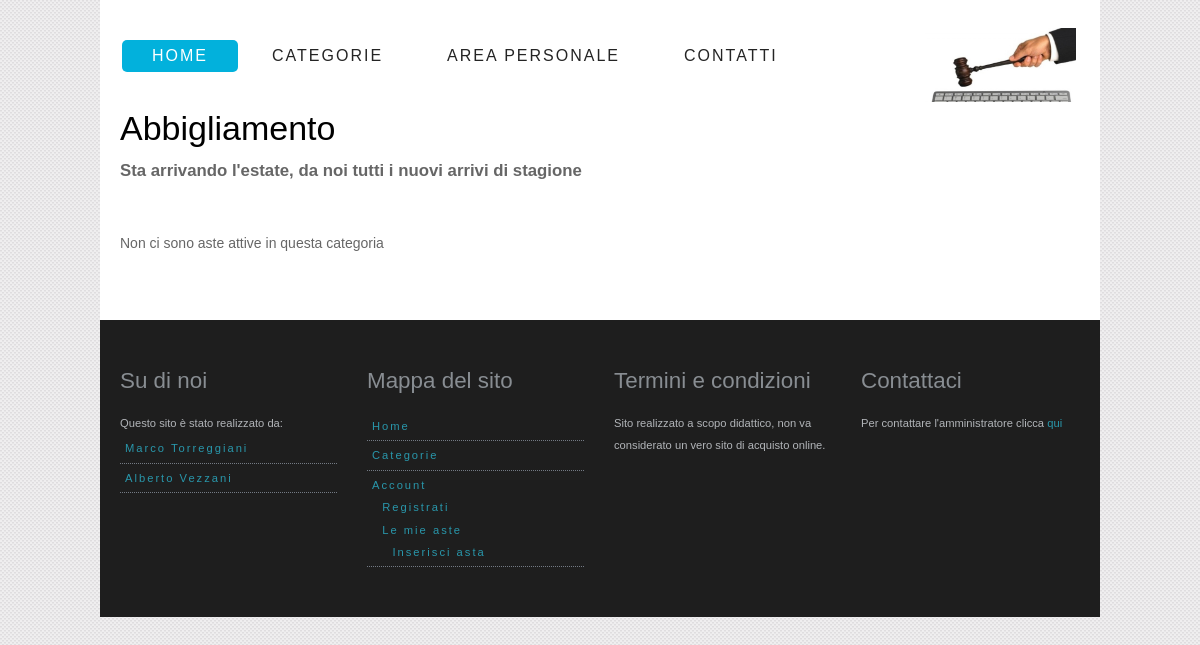
The page /categorie/5 on the database its author committed.
### AsteOnLine/models.py (models this page shows, shortened)
class Categoria (models.Model):
    nome = models.CharField(max_length=20, unique=True)
    foto = models.ImageField(upload_to=get_catName, default=settings.NO_MEDIA)
    descrizione = models.TextField(max_length=300)
    class Meta:
        verbose_name_plural = 'Categorie'

### AsteOnLine/views.py (the view)
# urls.py: url(r'^categorie/(?P<id_categoria>[0-9]+)$', views.dettaglio_categoria, name ='dettagliocategoria'),
def dettaglio_categoria(request,id_categoria):
    aste=Asta.objects.filter(categoria=id_categoria).order_by('-data_apertura')
    l=[]
    for a in aste:
        if a.attiva():
            l.append(a)
    categoria=get_object_or_404(Categoria,pk=id_categoria)
    context={'aste':l,'categoria':categoria}
    return render(request,'AsteOnLine/dettaglio_categoria.html',context)

### AsteOnLine/templates/AsteOnLine/dettaglio_categoria.html (shortened to what this page needs)
{% extends "AsteOnLine/base.html" %}
{% block body %}
    <h1>{{ categoria.nome|capfirst }}</h1>
    <h4>
    {{ categoria.descrizione|capfirst }}
    </h4>
    <div style="clear:both; height: 40px"></div>
    {% if aste %}
        {% for asta in aste %}
            {% if forloop.counter|divisibleby:3 %}
                <div class="one-third last">
            {% else %}
                <div class="one-third">
            {% endif %}
                <a href="{% url 'AsteOnLine:offerta' asta.id %}">
                <div class="heading_bg">
                    <h2>{{ asta.titolo|lower|capfirst|truncatechars_html:30}}</h2>
                </div>
                <img src="../../media/{{ asta.foto }}" alt="" width="300px" >
                </a>
                <p> {{ asta.descrizione|truncatechars_html:73 }}</p>
            </div>
        {% endfor %}
    {% else %}
        <p>Non ci sono aste attive in questa categoria</p>
    {% endif %}
{% endblock %}

### GestioneUtenti/static/GestioneUtenti/css/style.css (style rules this page uses)
html,body,div,span,applet,object,iframe,h1,h2,h3,h4,h5,h6,p,blockquote,pre,a,abbr,acronym,address,big,cite,code,del,dfn,em,font,img,ins,kbd,q,s,samp,small,strike,strong,sub,sup,tt,var,dl,dt,dd,ol,ul,li,fieldset,form,label,legend,table,caption,tbody,tfoot,thead,tr,th,td { margin:0;padding:0;border:0;outline:0;font-weight:inherit;font-style:inherit;font-family:inherit;vertical-align:baseline }
body { font-family: Arial, Helvetica, sans-serif; font-size: .875em; line-height: 1.6em; background: #fff url(../img/body_bg.png) fixed; color: #666; }
h1, h2, h3, h4 { font-family: "QuicksandBook", Arial, sans-serif }
h1 { font-size: 34px; padding: 0 0 20px; color: #000 }
h4 { font-size: 1.2em; font-weight: 700 }
p { padding: 10px 0; font-size: 1em; }

### rows shown on the page
Categoria: nome "Abbigliamento", descrizione "Sta arrivando l'estate, da noi tutti i nuovi arrivi di stagione"
